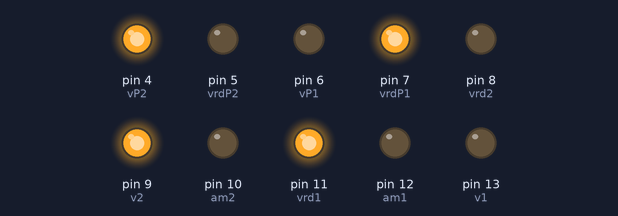
The sketch below on a simulated Arduino Uno, built with avr-gcc and run on an emulated ATmega328P. Parts: output pins drawn as LEDs (lit = HIGH).

Above: at 0.1 s.
At 10.1 s:
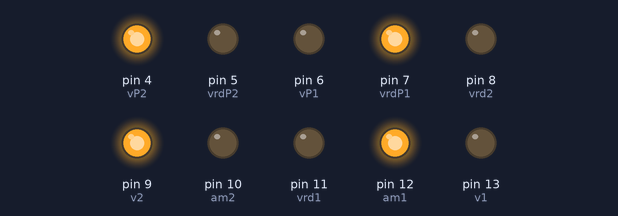
At 13.7 s:
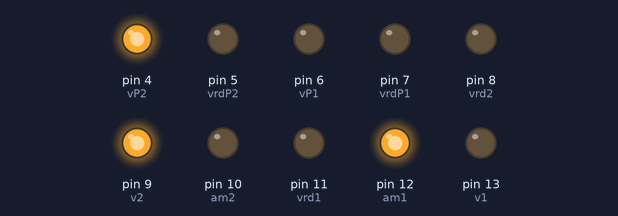
At 17.7 s:
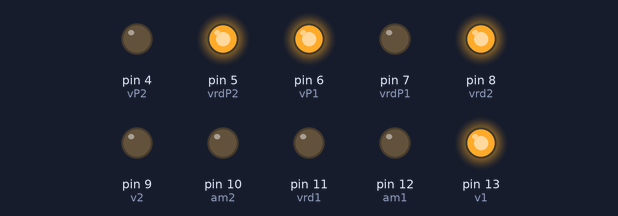
At 27.7 s:
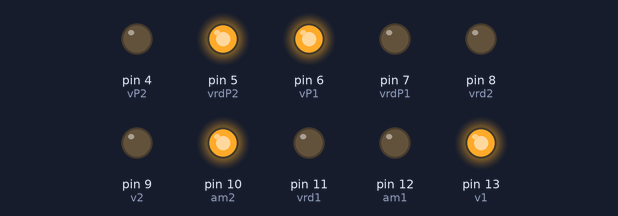
At 29.2 s:
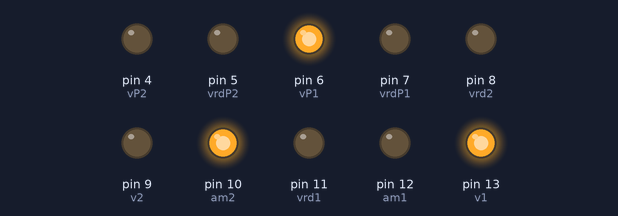
Timing chart, 0 to 34.9 s (numbered marks = the images above):
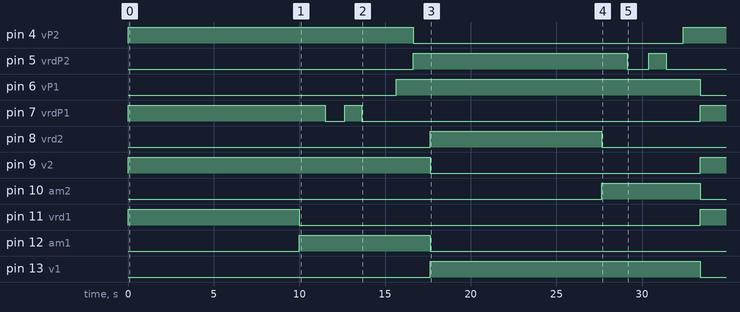

Measured:
- by itself, pin 4 (vP2): LOW → HIGH at 0.00 s, → LOW 16.7 s later, → HIGH 15.8 s later
- by itself, pin 5 (vrdP2): LOW → HIGH at 16.7 s, → LOW 12.5 s later, → HIGH 1.3 s later, → LOW 1.0 s later
- by itself, pin 6 (vP1): LOW → HIGH at 15.7 s, → LOW 17.8 s later
- by itself, pin 7 (vrdP1): goes HIGH 11.5 s, LOW 1.2 s, HIGH 1.0 s, LOW 19.8 s, then HIGH
- by itself, pin 8 (vrd2): LOW → HIGH at 17.7 s, → LOW 10.0 s later
- by itself, pin 9 (v2): LOW → HIGH at 0.00 s, → LOW 17.7 s later, → HIGH 15.8 s later
- by itself, pin 10 (am2): LOW → HIGH at 27.7 s, → LOW 5.8 s later
- by itself, pin 11 (vrd1): LOW → HIGH at 0.00 s, → LOW 10.0 s later, → HIGH 23.4 s later

The sketch:

14_semaforo_cruzamento.ino
```cpp
int v1 = 13;
int am1 = 12;
int vrd1 = 11;

int v2= 9;
int am2 = 10;
int vrd2 = 8;

int vP1 = 6;
int vrdP1 = 7;

int vP2 = 4;
int vrdP2 = 5;


void setup() {
  pinMode(v1, OUTPUT);
  pinMode(am1, OUTPUT);
  pinMode(vrd1, OUTPUT);

  pinMode(v2, OUTPUT);
  pinMode(am2, OUTPUT);
  pinMode(vrd2, OUTPUT);

  pinMode(vP1, OUTPUT);
  pinMode(vrdP1, OUTPUT);

  pinMode(vP2, OUTPUT);
  pinMode(vrdP2, OUTPUT);

}

//semaforo subindo e descendo
void semaroVrdHorizontal(){
  digitalWrite(v1, LOW);
  digitalWrite(am1, LOW);
  digitalWrite(vrd1, HIGH);
}

void semaroVrmHorizontal(){
  digitalWrite(v1, HIGH);
  digitalWrite(am1, LOW);
  digitalWrite(vrd1, LOW);
}

void semaroAmarHorizontal(){
  digitalWrite(v1, LOW);
  digitalWrite(am1, HIGH);
  digitalWrite(vrd1, LOW);
}


//semaforo da direita para esquerda e esquerda para direita
void semaroVrdVertical(){
  digitalWrite(v2, LOW);
  digitalWrite(am2, LOW);
  digitalWrite(vrd2, HIGH);
}

void semaroVrmVertical(){
  digitalWrite(v2, HIGH);
  digitalWrite(am2, LOW);
  digitalWrite(vrd2, LOW);
}

void semaroAmarVertical(){
  digitalWrite(v2, LOW);
  digitalWrite(am2, HIGH);
  digitalWrite(vrd2, LOW);
}


// pedestres subindo e descendo
void pedestreVrdHorizontal(){
  digitalWrite(vP1, LOW);
  digitalWrite(vrdP1, HIGH);
}

void pedestrePscrHorizontal(){
  digitalWrite(vP1, LOW);
  digitalWrite(vrdP1, HIGH);
  delay(1500);
   digitalWrite(vrdP1, LOW);
  delay(1150);
  digitalWrite(vrdP1, HIGH);
  delay(1000);
  digitalWrite(vrdP1, LOW);
  delay(1000);
}

void pedestreVrmHorizontal(){
  digitalWrite(vP1, HIGH);
  digitalWrite(vrdP1, LOW);
}


// pedestres da direita para esquerda e esquerda para direita
void pedestreVrdVertical(){
  digitalWrite(vP2, LOW);
  digitalWrite(vrdP2, HIGH);
}

void pedestrePscrVertical(){
  digitalWrite(vP2, LOW);
  digitalWrite(vrdP2, HIGH);
  delay(1500);
  digitalWrite(vrdP2, LOW);
  delay(1250);
  digitalWrite(vrdP2, HIGH);
  delay(1000);
  digitalWrite(vrdP2, LOW);
  delay(1000);
}

void pedestreVrmVertical(){
  digitalWrite(vP2, HIGH);
  digitalWrite(vrdP2, LOW);
}

void loop() {
  pedestreVrmVertical();

  pedestreVrdHorizontal();
  semaroVrdHorizontal();
  semaroVrmVertical();

  delay(10000);

  semaroAmarHorizontal();
  pedestrePscrHorizontal();

  delay(1000);

  pedestreVrmHorizontal();


  delay(1000);

  pedestreVrdVertical();

  delay(1000);

  semaroVrmHorizontal();
  semaroVrdVertical();

  delay(10000);

  semaroAmarVertical();
  pedestrePscrVertical();
  pedestreVrmVertical();

  delay(1000);

}
```
